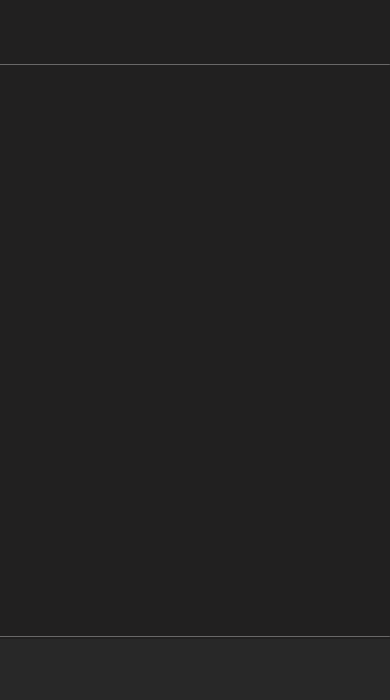
<?xml version="1.0" encoding="UTF-8"?>
<ui version="4.0">
 <class>MainWindow</class>
 <widget class="QMainWindow" name="MainWindow">
  <property name="geometry">
   <rect>
    <x>0</x>
    <y>0</y>
    <width>390</width>
    <height>700</height>
   </rect>
  </property>
  <property name="windowTitle">
   <string>MainWindow</string>
  </property>
  <widget class="QWidget" name="centralwidget">
   <widget class="QStackedWidget" name="stackedWidget">
    <property name="geometry">
     <rect>
      <x>0</x>
      <y>0</y>
      <width>390</width>
      <height>700</height>
     </rect>
    </property>
    <property name="sizePolicy">
     <sizepolicy hsizetype="Fixed" vsizetype="Fixed">
      <horstretch>0</horstretch>
      <verstretch>0</verstretch>
     </sizepolicy>
    </property>
    <property name="styleSheet">
     <string notr="true"/>
    </property>
    <widget class="QWidget" name="page">
     <property name="styleSheet">
      <string notr="true">QWidget#page
{
background-color: rgb(33, 32, 32);
}</string>
     </property>
     <widget class="Line" name="line">
      <property name="geometry">
       <rect>
        <x>0</x>
        <y>64</y>
        <width>390</width>
        <height>1</height>
       </rect>
      </property>
      <property name="styleSheet">
       <string notr="true">background-color: rgb(91, 90, 90);
</string>
      </property>
      <property name="orientation">
       <enum>Qt::Orientation::Horizontal</enum>
      </property>
     </widget>
     <widget class="Line" name="line_2">
      <property name="geometry">
       <rect>
        <x>0</x>
        <y>636</y>
        <width>390</width>
        <height>1</height>
       </rect>
      </property>
      <property name="styleSheet">
       <string notr="true">background-color: rgb(91, 90, 90);
</string>
      </property>
      <property name="orientation">
       <enum>Qt::Orientation::Horizontal</enum>
      </property>
     </widget>
     <widget class="QLabel" name="box1">
      <property name="geometry">
       <rect>
        <x>0</x>
        <y>639</y>
        <width>390</width>
        <height>61</height>
       </rect>
      </property>
      <property name="styleSheet">
       <string notr="true">QLabel#box1
{
background-color: rgb(40, 40, 40);
}</string>
      </property>
      <property name="frameShape">
       <enum>QFrame::Shape::NoFrame</enum>
      </property>
      <property name="frameShadow">
       <enum>QFrame::Shadow::Plain</enum>
      </property>
      <property name="text">
       <string/>
      </property>
     </widget>
     <widget class="QScrollArea" name="scrollArea">
      <property name="geometry">
       <rect>
        <x>0</x>
        <y>65</y>
        <width>390</width>
        <height>565</height>
       </rect>
      </property>
      <property name="sizePolicy">
       <sizepolicy hsizetype="Fixed" vsizetype="Fixed">
        <horstretch>0</horstretch>
        <verstretch>0</verstretch>
       </sizepolicy>
      </property>
      <property name="styleSheet">
       <string notr="true">background: rgba(255,255,255,0);</string>
      </property>
      <property name="frameShape">
       <enum>QFrame::Shape::NoFrame</enum>
      </property>
      <property name="verticalScrollBarPolicy">
       <enum>Qt::ScrollBarPolicy::ScrollBarAlwaysOff</enum>
      </property>
      <property name="horizontalScrollBarPolicy">
       <enum>Qt::ScrollBarPolicy::ScrollBarAlwaysOff</enum>
      </property>
      <property name="sizeAdjustPolicy">
       <enum>QAbstractScrollArea::SizeAdjustPolicy::AdjustToContents</enum>
      </property>
      <property name="widgetResizable">
       <bool>true</bool>
      </property>
      <property name="alignment">
       <set>Qt::AlignmentFlag::AlignLeading|Qt::AlignmentFlag::AlignLeft|Qt::AlignmentFlag::AlignVCenter</set>
      </property>
      <widget class="QWidget" name="scrollAreaWidgetContents">
       <property name="geometry">
        <rect>
         <x>0</x>
         <y>0</y>
         <width>390</width>
         <height>565</height>
        </rect>
       </property>
       <property name="sizePolicy">
        <sizepolicy hsizetype="Preferred" vsizetype="Preferred">
         <horstretch>0</horstretch>
         <verstretch>0</verstretch>
        </sizepolicy>
       </property>
      </widget>
     </widget>
    </widget>
    <widget class="QWidget" name="page_2">
     <property name="styleSheet">
      <string notr="true">QWidget#page_2
{
background-color: rgb(33, 32, 32);
}</string>
     </property>
     <widget class="QLabel" name="box2">
      <property name="geometry">
       <rect>
        <x>0</x>
        <y>639</y>
        <width>390</width>
        <height>61</height>
       </rect>
      </property>
      <property name="styleSheet">
       <string notr="true">QLabel#box2
{
background-color: rgb(40, 40, 40);
}</string>
      </property>
      <property name="frameShape">
       <enum>QFrame::Shape::NoFrame</enum>
      </property>
      <property name="frameShadow">
       <enum>QFrame::Shadow::Plain</enum>
      </property>
      <property name="text">
       <string/>
      </property>
     </widget>
     <widget class="Line" name="line_3">
      <property name="geometry">
       <rect>
        <x>0</x>
        <y>636</y>
        <width>390</width>
        <height>1</height>
       </rect>
      </property>
      <property name="styleSheet">
       <string notr="true">background-color: rgb(91, 90, 90);
</string>
      </property>
      <property name="orientation">
       <enum>Qt::Orientation::Horizontal</enum>
      </property>
     </widget>
     <widget class="QLabel" name="VideoPhoto">
      <property name="geometry">
       <rect>
        <x>0</x>
        <y>0</y>
        <width>390</width>
        <height>204</height>
       </rect>
      </property>
      <property name="text">
       <string/>
      </property>
     </widget>
     <widget class="QLabel" name="VideoName">
      <property name="geometry">
       <rect>
        <x>13</x>
        <y>217</y>
        <width>370</width>
        <height>23</height>
       </rect>
      </property>
      <property name="styleSheet">
       <string notr="true">QLabel
{
font: 16pt &quot;Segoe UI&quot;;
color: white;
}
</string>
      </property>
      <property name="text">
       <string>Top 100 NBA Plays of 2021 🔥</string>
      </property>
     </widget>
     <widget class="QLabel" name="VideoDescription">
      <property name="geometry">
       <rect>
        <x>13</x>
        <y>246</y>
        <width>370</width>
        <height>23</height>
       </rect>
      </property>
      <property name="styleSheet">
       <string notr="true">QLabel
{
font: 10pt &quot;Segoe UI&quot;;
color: grey;
}
</string>
      </property>
      <property name="text">
       <string>7,6 млн просмотров 2 года назад</string>
      </property>
     </widget>
     <widget class="QLabel" name="YouTubeLogo">
      <property name="geometry">
       <rect>
        <x>13</x>
        <y>274</y>
        <width>33</width>
        <height>33</height>
       </rect>
      </property>
      <property name="text">
       <string/>
      </property>
     </widget>
     <widget class="QLabel" name="ChannelName">
      <property name="geometry">
       <rect>
        <x>54</x>
        <y>277</y>
        <width>100</width>
        <height>23</height>
       </rect>
      </property>
      <property name="styleSheet">
       <string notr="true">QLabel
{
font: 16pt &quot;Segoe UI&quot;;
color: white;
}
</string>
      </property>
      <property name="text">
       <string>NBA</string>
      </property>
     </widget>
     <widget class="QLabel" name="label">
      <property name="geometry">
       <rect>
        <x>117</x>
        <y>279</y>
        <width>110</width>
        <height>24</height>
       </rect>
      </property>
      <property name="text">
       <string/>
      </property>
      <property name="pixmap">
       <pixmap resource="resources.qrc">:/resources/LikeAndDisPlace.png</pixmap>
      </property>
     </widget>
     <widget class="QLabel" name="counterLikes">
      <property name="geometry">
       <rect>
        <x>143</x>
        <y>280</y>
        <width>49</width>
        <height>20</height>
       </rect>
      </property>
      <property name="styleSheet">
       <string notr="true">QLabel
{
font: 8pt &quot;Segoe UI&quot;;
color: white;
}
</string>
      </property>
      <property name="text">
       <string>690 тыc.</string>
      </property>
     </widget>
    </widget>
   </widget>
   <widget class="QLabel" name="label_3">
    <property name="geometry">
     <rect>
      <x>0</x>
      <y>637</y>
      <width>390</width>
      <height>65</height>
     </rect>
    </property>
    <property name="text">
     <string/>
    </property>
    <property name="pixmap">
     <pixmap resource="resources.qrc">:/resources/BlockForButtons.png</pixmap>
    </property>
   </widget>
   <widget class="QPushButton" name="buttonHome">
    <property name="geometry">
     <rect>
      <x>10</x>
      <y>637</y>
      <width>80</width>
      <height>61</height>
     </rect>
    </property>
    <property name="styleSheet">
     <string notr="true">QPushButton
{
border-radius:20px;
}</string>
    </property>
    <property name="text">
     <string/>
    </property>
   </widget>
   <widget class="QPushButton" name="buttonShorts">
    <property name="geometry">
     <rect>
      <x>110</x>
      <y>637</y>
      <width>80</width>
      <height>61</height>
     </rect>
    </property>
    <property name="styleSheet">
     <string notr="true">QPushButton
{
border-radius:20px;
}</string>
    </property>
    <property name="text">
     <string/>
    </property>
   </widget>
   <widget class="QPushButton" name="buttonSettings">
    <property name="geometry">
     <rect>
      <x>210</x>
      <y>637</y>
      <width>80</width>
      <height>61</height>
     </rect>
    </property>
    <property name="styleSheet">
     <string notr="true">QPushButton
{
border-radius:20px;
}</string>
    </property>
    <property name="text">
     <string/>
    </property>
   </widget>
   <widget class="QPushButton" name="buttonProfile">
    <property name="geometry">
     <rect>
      <x>310</x>
      <y>637</y>
      <width>80</width>
      <height>61</height>
     </rect>
    </property>
    <property name="styleSheet">
     <string notr="true">QPushButton
{
border-radius:20px;
}</string>
    </property>
    <property name="text">
     <string/>
    </property>
   </widget>
  </widget>
 </widget>
 <resources>
  <include location="resources.qrc"/>
 </resources>
 <connections/>
</ui>
